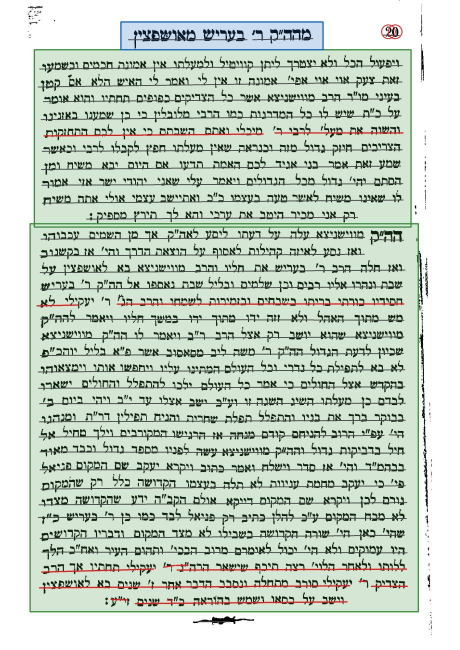
#> input picture editions/layout-test/compare/img/6577969_0022_opus.jpg, 919 x 1300 px (shown at 1/2 size)
$ python bend_run.py ../../layout-test/compare/img/6577969_0022_opus.jpg
#> lines starting #> are read from the running program, lines starting #| are printed output that depends on the picture; after the words box and inside, x2 and y2 are one past the last pixel; in counts of white or black regions, pixels touching at a corner belong together
### editions/scan-check/calibration/curl_test.py
import cv2, numpy as np, sys
def prep(path):
    g = cv2.imread(path, cv2.IMREAD_GRAYSCALE); h, w = g.shape
#> after `h, w = g.shape`: h = 1300; w = 919
    q = cv2.resize(g, (w // 4, h // 4), interpolation=cv2.INTER_AREA)
    bgq = cv2.medianBlur(cv2.morphologyEx(q, cv2.MORPH_CLOSE, np.ones((15, 15), np.uint8)), 21)
    bg = cv2.resize(bgq, (w, h))
    flat = np.clip(g.astype(np.float32) / np.maximum(bg, 1) * 255, 0, 255).astype(np.uint8)
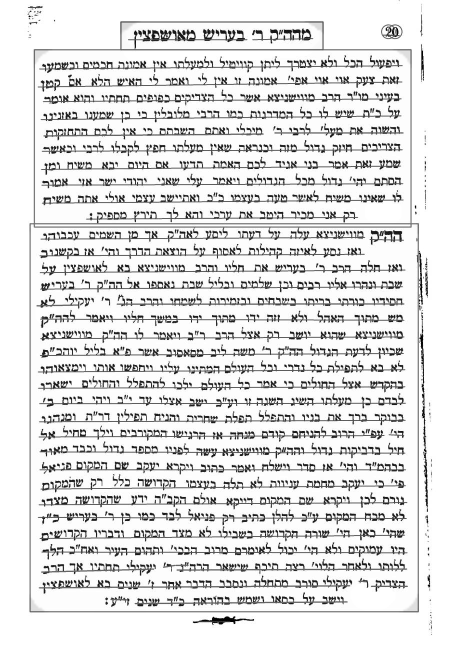
#> flat: shape (1300, 919) (shown at 1/2 size); min 0, max 255, mean 223.7
    _, bw = cv2.threshold(cv2.GaussianBlur(flat, (3, 3), 0), 0, 255, cv2.THRESH_BINARY_INV + cv2.THRESH_OTSU)
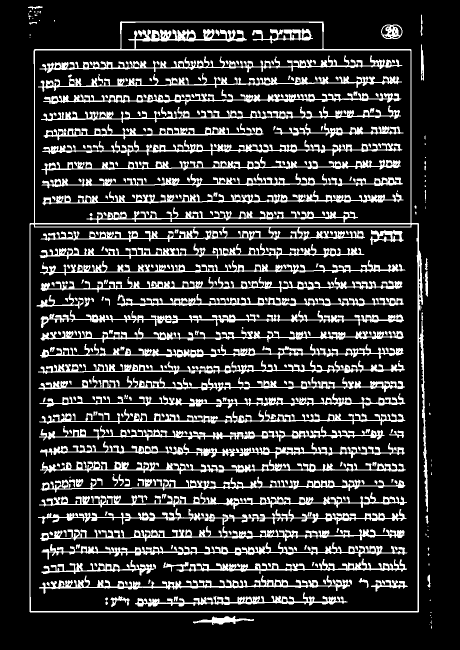
#> bw: shape (1300, 919) (shown at 1/2 size); 17.4% white; 342 white regions (59 under 20 px), largest, box (x1, y1, x2, y2) and area: (59, 42, 856, 1225) 28790, (78, 985, 814, 1019) 5753, (79, 111, 805, 146) 5737
    return g, bgq, flat, bw

# [45 lines left out: functions curl, background, not called in this run]

# [5 lines that do not run on import are left out]

def line_bend(bw, pitch_px):
    """Trace each text line (words merged by horizontal smearing), follow the vertical centre of its ink
    along the line, fit a straight line, and measure how far the line's ends leave it, in line pitches.
    Returns the 80th percentile over lines of at least a third of the page width."""
    h, w = bw.shape
    f = 1200 / w
    small = cv2.resize(bw, (1200, int(h * f)), interpolation=cv2.INTER_AREA)
    small = (small > 60).astype(np.uint8)
    pitch = max(6, pitch_px * f)
    smear = cv2.morphologyEx(small, cv2.MORPH_CLOSE, cv2.getStructuringElement(cv2.MORPH_RECT, (int(pitch * 1.5), 1)))
    smear = cv2.morphologyEx(smear, cv2.MORPH_OPEN, cv2.getStructuringElement(cv2.MORPH_RECT, (int(pitch), 1)))
    n, lab, st, _ = cv2.connectedComponentsWithStats(smear, 8)
    bends = []
    for i in range(1, n):
        x, y, ww, hh, area = st[i]
        if ww < 400 or hh > 2.5 * pitch:
            continue
        m = (lab[y:y + hh, x:x + ww] == i) & (small[y:y + hh, x:x + ww] > 0)
        xs, ys = [], []
        step = 20
        for c0 in range(0, ww - step, step):
            col = m[:, c0:c0 + step]
            if col.sum() < 10:
                continue
            yy = np.nonzero(col)[0]
            xs.append(c0 + step / 2); ys.append(np.median(yy))
        if len(xs) < 8:
            continue
        xs, ys = np.array(xs), np.array(ys)
        mid = (xs > xs.min() + .2 * ww) & (xs < xs.max() - .2 * ww)
        if mid.sum() < 4:
            continue
        fit = np.polyfit(xs[mid], ys[mid], 1)          # straight line through the middle of the line
        res = ys - np.polyval(fit, xs)
        ends = ~mid
        bends.append(np.abs(res[ends]).max() / pitch)
    return (float(np.percentile(bends, 80)), len(bends)) if len(bends) >= 5 else (float("nan"), len(bends))

# [2 lines that do not run on import are left out]

### editions/scan-check/calibration/bend_run.py
import sys
sys.path.insert(0, ".")
from curl_test import prep, line_bend
import cv2, numpy as np
for path in sys.argv[1:]:
    g, bgq, flat, bw = prep(path)
    # line pitch from the row profile
    sm = cv2.resize(bw, (1000, int(bw.shape[0] * 1000 / bw.shape[1])))
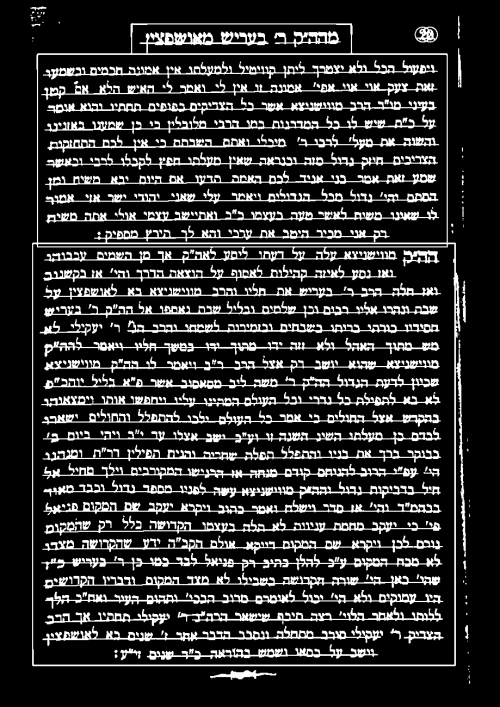
#> sm: shape (1414, 1000) (shown at 1/2 size); min 0, max 255, mean 44.3
    prof = sm.sum(1).astype(float); prof -= prof.mean()
#> after `prof = sm.sum(1).astype(float)`: prof = 1414 values, max 216153 at index 1331, min 0 at index 0, mean 44275
#> after `prof -= prof.mean()`: prof = 1414 values, max 171878 at index 1331, min -44275 at index 0, mean 1.65e-13
    ac = np.correlate(prof, prof, "full")[len(prof) - 1:]
#> ac = 1414 values, max 3.24e+12 at index 0, min -1.73e+12 at index 18, mean 1.15e+09
    pk = [i for i in range(6, 200) if ac[i] > ac[i-1] and ac[i] >= ac[i+1] and ac[i] > .15 * ac[0]]
#> pk = [36, 73, 109, 145, 181]
    pitch = pk[0] * bw.shape[1] / 1000 if pk else 60
#> pitch = 33.08
    b, n = line_bend(bw, pitch)
#> in line_bend, `small = (small > 60).astype(np.uint8)`:
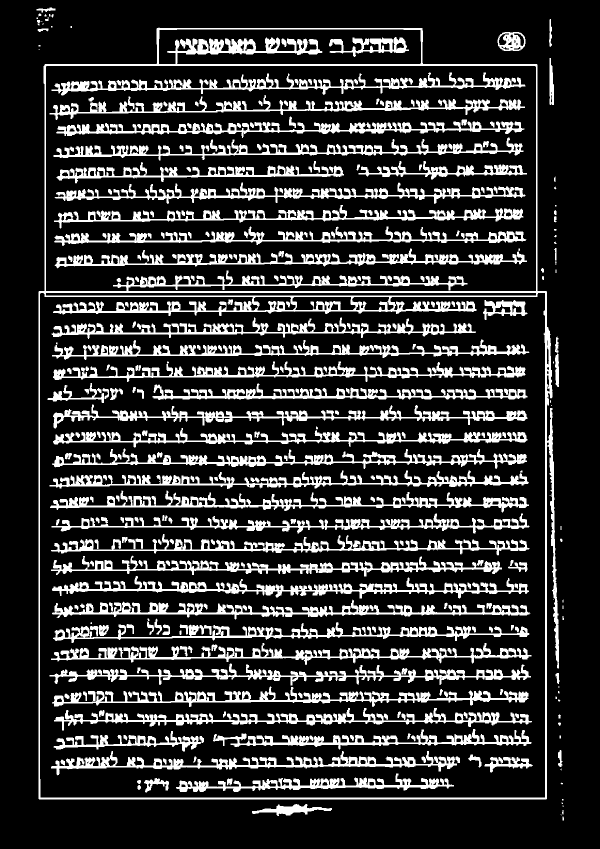
#> small: shape (1697, 1200) (shown at 1/2 size); values 0 (black) and 1 (white), 19.5% white; 320 white regions (43 under 20 px), largest, box (x1, y1, x2, y2) and area: (77, 55, 1118, 1599) 53764, (104, 1152, 1058, 1197) 11122, (103, 145, 1051, 191) 11098
#> in line_bend, `pitch = max(6, pitch_px * f)`: pitch = 43.2
#> in line_bend, `smear = cv2.morphologyEx(small, cv2.MORPH_CLOSE, cv2.getStructuringEle..`: smear: shape (1697, 1200); values 0 (black) and 1 (white), 39.7% white; 22 white regions (8 under 20 px), largest, box (x1, y1, x2, y2) and area: (78, 55, 1129, 1601) 787436, (275, 1547, 909, 1585) 13648, (996, 38, 1105, 102) 3570
#> in line_bend, `smear = cv2.morphologyEx(smear, cv2.MORPH_OPEN, cv2.getStructuringElem..`:
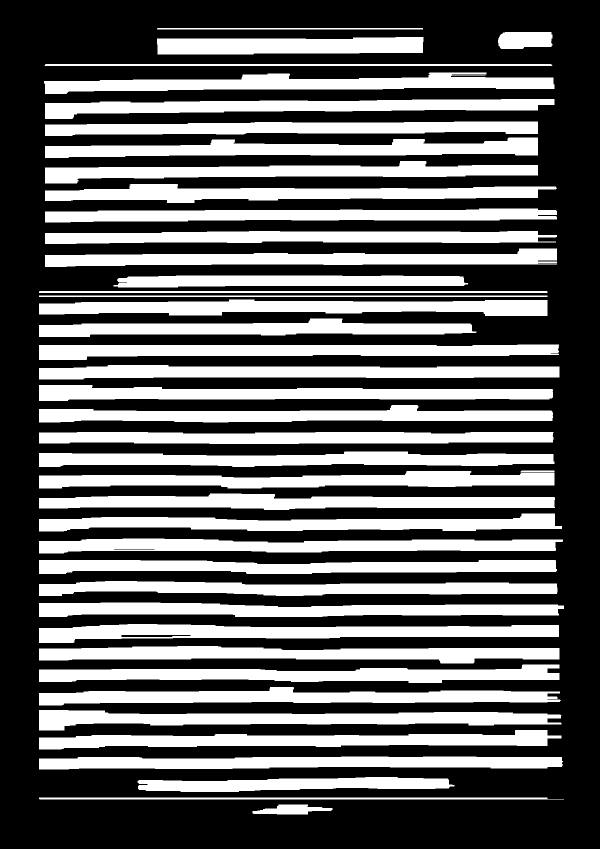
#> smear: shape (1697, 1200) (shown at 1/2 size); values 0 (black) and 1 (white), 38.3% white; 42 white regions, largest, box (x1, y1, x2, y2) and area: (78, 1248, 1118, 1286) 24574, (78, 599, 1095, 632) 24424, (78, 1420, 1123, 1461) 24213
#> in line_bend, `n, lab, st, _ = cv2.connectedComponentsWithStats(smear, 8)`:
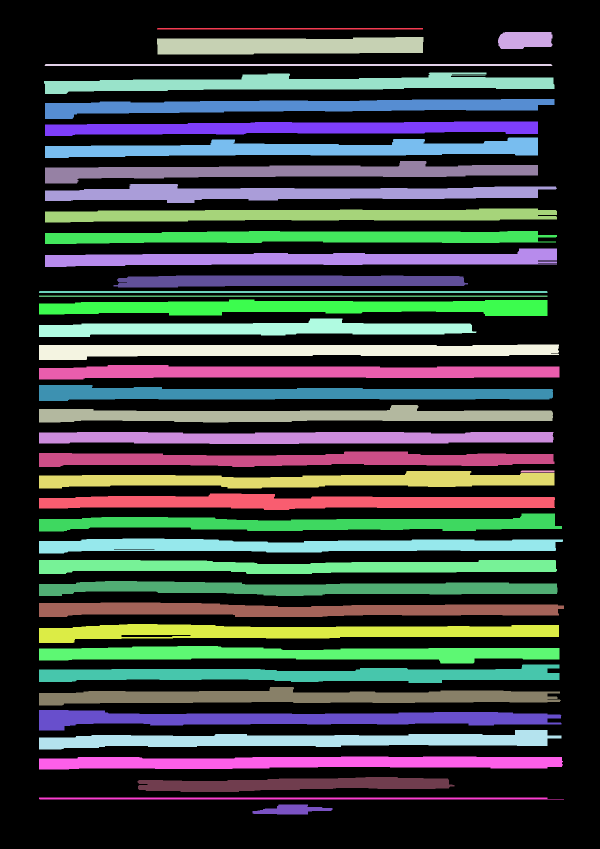
#> lab: shape (1697, 1200) int32 (shown at 1/2 size); 43 distinct labels, from 0 to 42; one colour per label, 0 black
#> in line_bend, `n, lab, st, _ = cv2.connectedComponentsWithStats(smear, 8)`: n = 43; st = 43 rows, first 6: [0, 0, 1200, 1697, 1257325], [314, 56, 532, 3, 1595], [996, 64, 109, 34, 3332], [314, 74, 533, 35, 16451], [89, 128, 1016, 4, 4055], [88, 145, 1021, 43, 23910]
#> the loop in line_bend, `for i in range(1, n):` made 42 passes
#> (x, y, ww, hh, area, fit) on passes 1, 3, 4, 5, 6, 7, 8, 9, 10, 11, 12, 13: (314, 56, 532, 3, 1595, [2.82e-18, 1]), (314, 74, 533, 35, 16451, [-0.00978, 20.83]), (89, 128, 1016, 4, 4055, [-2.84e-19, 1.5]), (88, 145, 1021, 43, 23910, [-0.00862, 27.53]), (90, 198, 1019, 40, 22414, [-0.00666, 19.56]), (90, 243, 986, 29, 21515, [-0.00318, 15.33]), (90, 275, 986, 41, 23748, [-0.00693, 28.74]), (90, 322, 986, 45, 22335, [-0.0115, 28.16]), (90, 368, 1024, 38, 22950, [-0.00262, 21.33]), (90, 417, 1024, 28, 21645, [-0.00223, 16.65]), (90, 462, 1024, 26, 21537, [-0.0044, 14.9]), (90, 497, 1024, 37, 23065, [-0.00336, 24.13])
#> (x, y, ww, hh, area) on passes 2, 25, 42: (996, 64, 109, 34, 3332), (1041, 941, 68, 4, 269), (505, 1609, 160, 20, 2030)
#> pass 3, in line_bend, `m = (lab[y:y + hh, x:x + ww] == i) & (small[y:y + hh, x:x + ww] > 0)`:
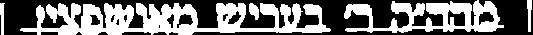
#> m: shape (35, 533) bool; 45.5% white; 5 white regions, box (x1, y1, x2, y2) and area: (20, 3, 331, 35) 5587, (344, 0, 504, 33) 2565, (249, 3, 259, 20) 116, (527, 0, 532, 32) 115, (0, 3, 5, 35) 109
#> after the loop in line_bend, `for i in range(1, n):`: bends = 39 values, max 0.254 at index 35, min 0 at index 14, mean 0.151
#> b = 0.208; n = 39
    print(path.split("img/")[-1], "bend %.2f lines (%d lines)" % (b, n))
#| 6577969_0022_opus.jpg bend 0.21 lines (39 lines)
